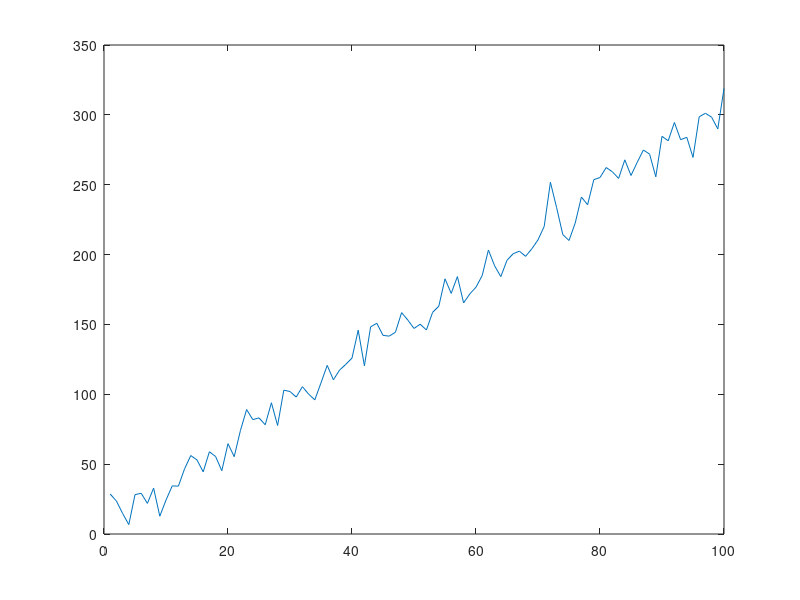

The MATLAB script that drew this image:
%linear regression
%generate the synthetic data
%find best fitting line using linear regression
%evaluate the model using some metrics(neural networks)

clc
clear all
close all

%generate the synthetic data
%define x values
x = 1:100;

true_slope=3;%m
true_intercept=5; %c
noise=randn(1,length(x))*10;
y=true_slope*x+true_intercept+noise;

%plot x and y
plot(x,y)

%i want to find out the best fit line that is passing through the data
%use polyfit
coefficients=polyfit(x,y,1);
fitted_slope=coefficients(1);
fitted_intercept=coefficients(2);

disp(['fitted line equation: y = ' num2str(fitted_slope) '*x + ' num2str(fitted_intercept)]);

%evaluation
%polyval get the y values for the fitted line
y_fit = polyval(coefficients, x);



